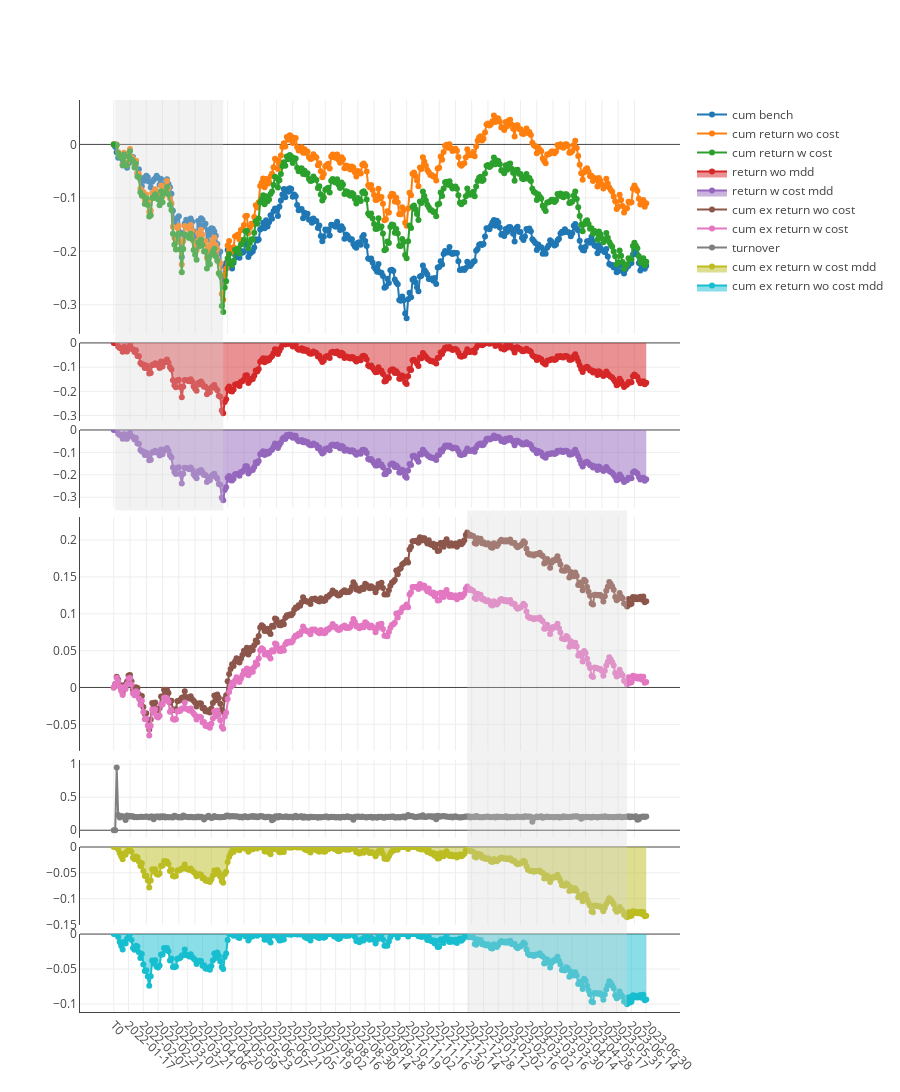

The code cell stored with this chart in its notebook:
### Code cell
import pickle

file_path = f'out/backtests/{ex_num}/mcts/0-graph.pkl'

with open(file_path, 'rb') as file:
    chart = pickle.load(file)
chart.show()

### Figure 1 — Plotly figure (JSON) as saved in the notebook; plotly's stock layout.template omitted (floating-point values rounded to 4 significant figures; data arrays with more than 128 entries replaced by an {"elided": "..."} marker saying what was removed)
{"data": [{"mode": "lines+markers", "name": "cum bench", "type": "scatter", "x": {"elided": "361 str values"}, "xaxis": "x", "y": {"elided": "361 float values"}, "yaxis": "y"}, {"mode": "lines+markers", "name": "cum return wo cost", "type": "scatter", "x": {"elided": "361 str values"}, "xaxis": "x", "y": {"elided": "361 float values"}, "yaxis": "y"}, {"mode": "lines+markers", "name": "cum return w cost", "type": "scatter", "x": {"elided": "361 str values"}, "xaxis": "x", "y": {"elided": "361 float values"}, "yaxis": "y"}, {"fill": "tozeroy", "mode": "lines+markers", "name": "return wo mdd", "type": "scatter", "x": {"elided": "361 str values"}, "xaxis": "x2", "y": {"elided": "361 float values"}, "yaxis": "y2"}, {"fill": "tozeroy", "mode": "lines+markers", "name": "return w cost mdd", "type": "scatter", "x": {"elided": "361 str values"}, "xaxis": "x3", "y": {"elided": "361 float values"}, "yaxis": "y3"}, {"mode": "lines+markers", "name": "cum ex return wo cost", "type": "scatter", "x": {"elided": "361 str values"}, "xaxis": "x4", "y": {"elided": "361 float values"}, "yaxis": "y4"}, {"mode": "lines+markers", "name": "cum ex return w cost", "type": "scatter", "x": {"elided": "361 str values"}, "xaxis": "x4", "y": {"elided": "361 float values"}, "yaxis": "y4"}, {"mode": "lines+markers", "name": "turnover", "type": "scatter", "x": {"elided": "361 str values"}, "xaxis": "x5", "y": {"elided": "361 float values"}, "yaxis": "y5"}, {"fill": "tozeroy", "mode": "lines+markers", "name": "cum ex return w cost mdd", "type": "scatter", "x": {"elided": "361 str values"}, "xaxis": "x6", "y": {"elided": "361 float values"}, "yaxis": "y6"}, {"fill": "tozeroy", "mode": "lines+markers", "name": "cum ex return wo cost mdd", "type": "scatter", "x": {"elided": "361 str values"}, "xaxis": "x7", "y": {"elided": "361 float values"}, "yaxis": "y7"}], "layout": {"height": 1200, "shapes": [{"fillcolor": "#d3d3d3", "line": {"width": 0}, "opacity": 0.3, "type": "rect", "x0": "2022-01-04", "x1": "2022-04-26", "xref": "x", "y0": 0.55, "y1": 1, "yref": "paper"}, {"fillcolor": "#d3d3d3", "line": {"width": 0}, "opacity": 0.3, "type": "rect", "x0": "2022-12-27", "x1": "2023-06-09", "xref": "x", "y0": 0, "y1": 0.55, "yref": "paper"}], "title": {"text": " "}, "xaxis": {"anchor": "y", "domain": [0, 1], "matches": "x7", "showline": false, "showticklabels": false, "tickangle": 45, "type": "category"}, "xaxis2": {"anchor": "y2", "domain": [0, 1], "matches": "x7", "showline": false, "showticklabels": false, "tickangle": 45, "type": "category"}, "xaxis3": {"anchor": "y3", "domain": [0, 1], "matches": "x7", "showline": false, "showticklabels": false, "tickangle": 45, "type": "category"}, "xaxis4": {"anchor": "y4", "domain": [0, 1], "matches": "x7", "showline": false, "showticklabels": false, "tickangle": 45, "type": "category"}, "xaxis5": {"anchor": "y5", "domain": [0, 1], "matches": "x7", "showline": false, "showticklabels": false, "tickangle": 45, "type": "category"}, "xaxis6": {"anchor": "y6", "domain": [0, 1], "matches": "x7", "showline": false, "showticklabels": false, "tickangle": 45, "type": "category"}, "xaxis7": {"anchor": "y7", "domain": [0, 1], "showline": true, "tickangle": 45, "type": "category"}, "yaxis": {"anchor": "x", "domain": [0.7436, 1], "showline": true, "showticklabels": true, "zeroline": true}, "yaxis2": {"anchor": "x2", "domain": [0.6482, 0.7336], "showline": true, "showticklabels": true, "zeroline": true}, "yaxis3": {"anchor": "x3", "domain": [0.5527, 0.6382], "showline": true, "showticklabels": true, "zeroline": true}, "yaxis4": {"anchor": "x4", "domain": [0.2864, 0.5427], "showline": true, "showticklabels": true, "zeroline": true}, "yaxis5": {"anchor": "x5", "domain": [0.1909, 0.2764], "showline": true, "showticklabels": true, "zeroline": true}, "yaxis6": {"anchor": "x6", "domain": [0.09545, 0.1809], "showline": true, "showticklabels": true, "zeroline": true}, "yaxis7": {"anchor": "x7", "domain": [0, 0.08545], "showline": true, "showticklabels": true, "zeroline": true}}}
